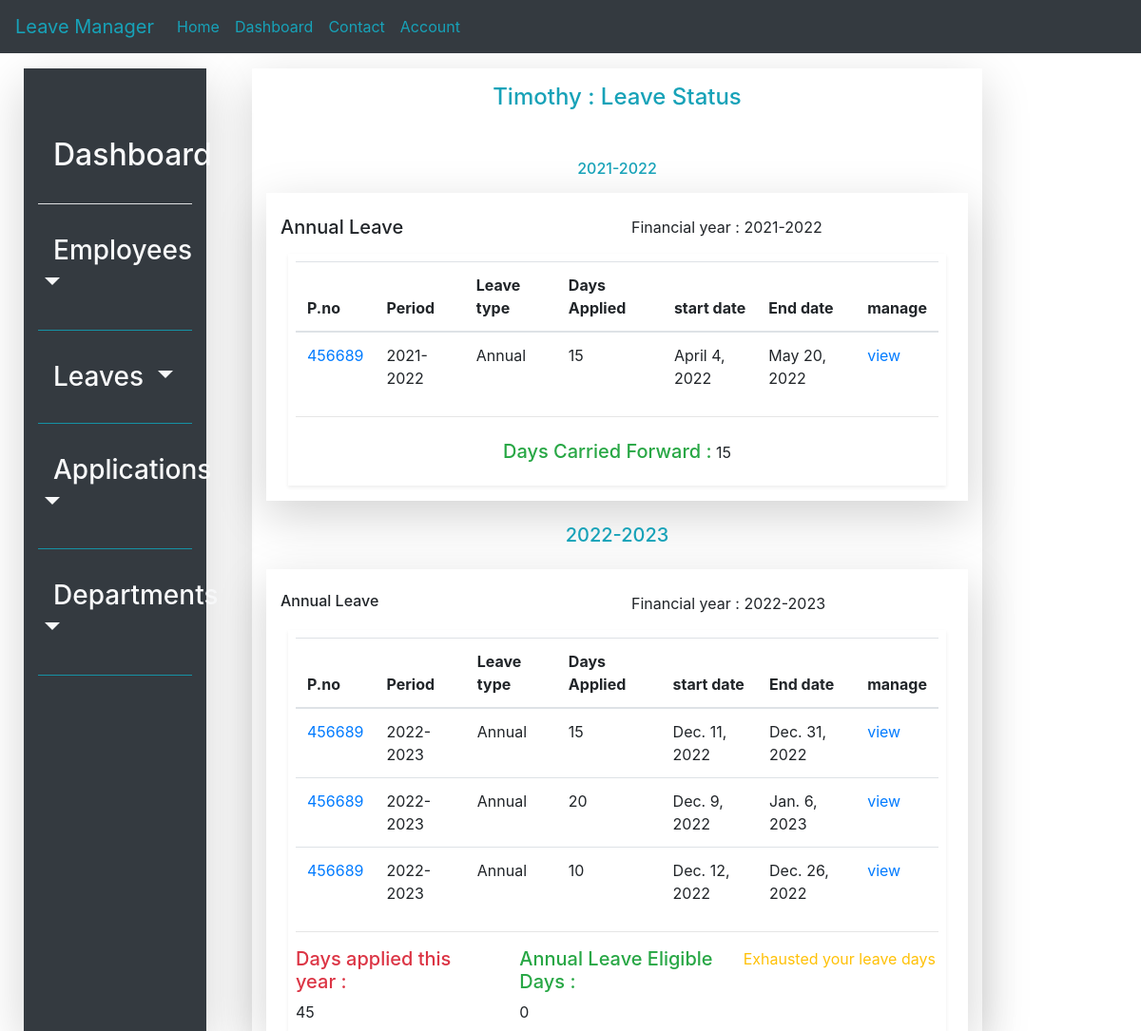
Page /leave/status/456689 on the committed database.
### leave_management_app/models.py (models this page shows, shortened)
class Employee(models.Model):
    emp_personal_no = models.CharField(max_length=20, primary_key=True)
    employee_firstname = models.CharField(max_length=20)
    employee_lastname = models.CharField(max_length=20)
    employee_email = models.EmailField()
    employee_department_id = models.ForeignKey(Department, on_delete=models.CASCADE, null=True)
    employee_designation = models.CharField(max_length=6)
    employee_gender = models.CharField(choices=gender, max_length=6)
    employee_category = models.CharField(choices=employee_category_list, max_length=10)
    date_created = models.DateTimeField(default=timezone.now)
    date_employed = models.DateField(default=timezone.now)
    is_active = models.BooleanField(default=True)

class Leave_application(models.Model):
    Applicant = models.ForeignKey(Employee, on_delete=models.CASCADE)
    financial_year = models.CharField(max_length=10)
    leave_type = models.ForeignKey(Leave_type, on_delete=models.CASCADE)
    medical_certificate = models.BooleanField(default=False)
    no_of_days_applied = models.IntegerField(default=30)
    leave_application_date = models.DateTimeField(default=timezone.now)
    leave_starting_date = models.DateField()
    leave_end_date = models.DateField()

class Leave_type(models.Model):
    leave_type_name = models.CharField(choices=leave_category_list, max_length=30)
    leave_duration = models.CharField(default='30/36 days', max_length=30)
    leave_type_description = models.TextField()
    def __str__(self):
        return self.leave_type_name

### leave_management_app/views.py (the view)
# urls.py: path('leave/status/<int:pk>', leaveStatusView, name='leave_status'),
def leaveStatusView(request, pk):
    leave_objects = Leave_type.objects.all()
    employee = Employee.objects.all()
    emp = Employee.objects.get(emp_personal_no=pk)
    year = current_financial_year
    previous_financialyear = previous_financial_year
    if emp.employee_category == "Aip":
        maximum_annual_leave_days = annual_leave_max_days_for_employees_above_ip
    else:
        maximum_annual_leave_days = annual_leave_max_days_for_civilian_and_below_ip_employees
    previous_year_applications = Leave_application.objects.filter(Q(Applicant_id=pk),
                                                                  Q(financial_year=previous_financial_year))
    total_days_applied_previous_year = sum([x.no_of_days_applied for x in previous_year_applications])
    if total_days_applied_previous_year == 0:
        total_days_carried_forward = maximum_annual_leave_days * 0.5
    else:
        total_days_carried_forward = maximum_annual_leave_days - total_days_applied_previous_year
    employee_current_year_applications = Leave_application.objects.filter(Q(Applicant_id=pk),
                                                                          Q(financial_year=current_financial_year))
    total_current_year_applied_days = sum([i.no_of_days_applied for i in employee_current_year_applications])
    annual_leave_eligible_days = sum([(maximum_annual_leave_days - total_current_year_applied_days),
                                      total_days_carried_forward])
    templatename = "leave_management_app/leavestatus.html"
    context = {'employee': employee, 'emp': emp, 'year': year, 'leave_objects': leave_objects,
               'previous_financialyear': previous_financialyear,
               'total_days_applied_previous_year': total_days_applied_previous_year,
               'employee_current_year_applications': employee_current_year_applications,
               'previous_year_applications': previous_year_applications,
               'total_days_carried_forward': total_days_carried_forward,
               'total_current_year_applied_days': total_current_year_applied_days,
               'annual_leave_eligible_days': annual_leave_eligible_days}
    return render(request, templatename, context)

### leave_management_app/templates/leave_management_app/leavestatus.html (shortened to what this page needs)
{%extends 'leave_management_app/base.html'%}
{%load crispy_forms_tags%}
{%block content%}
<div class="row p-4 mb-4"  style="height: 95vh; width: 100%; background-color: white; background-attachment: fixed;">
    {%block navbar%}
        {%include 'navigation/sidenav.html'%}
    {%endblock navbar%}
	<div class="col-lg-8 mt-3 ml-5 shadow-lg content-align-center">
		 <div class="py-3 text-center"><label class="text-info h4">{{emp.employee_firstname}} : Leave Status</label></div>
		<div class="container-fluid">
			<div class="py-2 text-center mt-3"><label class="text-info h6">{{previous_financialyear}}</label></div>
		  <div class="row shadow-lg justify-content-center">
			  <div class="col">
				<div class="row mt-3 pl-0 py-2">
                    <div class="col h5">Annual Leave</div>
                    <div class="col"><label>Financial year :</label> {{previous_financialyear}}</div>
                </div>
				  {%if total_days_applied_previous_year == 0%}
					<div class="py-3 text-center mt-3">
						<label class="text-muted h6">
							No leave application in <span class="h6">{{previous_financialyear}}</span>
						</label>
					</div>
				  	<hr>
					<div class="py-2 text-center">
						<label class="h6 text-success">Days Carried Forward :</label>
						{{total_days_carried_forward}}
					</div>
				  {%else%}
				   <div class="row ml-2 mr-2 mb-3">
						<div class="col-md-12 p-2 shadow-sm">
							<table class="table">
								<thead>
									<tr>
									  <th scope="col">P.no</th>
									  <th scope="col">Period</th>
									  <th scope="col">Leave type</th>
									  <th scope="col">Days Applied</th>
									  <th scope="col">start date</th>
									  <th scope="col">End date</th>
									  <th scope="col">manage</th>
									</tr>
							  </thead>
							  <tbody>
							   {%for application in previous_year_applications %}
									<tr>
									  <td><a href="#">{{application.Applicant_id}}</a></td>
										<td>{{application.financial_year}}</td>
										<td>{{application.leave_type}}</td>
										<td>{{application.no_of_days_applied}}</td>
									  <td>{{application.leave_starting_date}}</td>
									  <td>{{application.leave_end_date}}</td>
									   <td><a class="" href="{%url 'leave_application_detail' application.id%}">view</a></td>
									</tr>
							   {% endfor %}
							  </tbody>
							</table>
							<hr>
							<div class="py-2 text-center">
								<label class="h5 text-success">Days Carried Forward :</label>
								{{total_days_carried_forward}}
							</div>
						</div>
				   </div>
				  {%endif%}
			  </div>
		  </div>
			<div class="py-2 text-center mt-3"><label class="text-info h5">{{year}}</label></div>
		   <div class="row shadow-lg justify-content-center mt-2">
			  <div class="col">
				  <div class="row py-2 mt-3 pl-0">
                    <div class="col h6">Annual Leave</div>
                    <div class="col"><label>Financial year :</label> {{year}}</div>
                </div>
				  {%if total_current_year_applied_days == 0%}
					<div class="py-3 text-center mt-3">
						<label class="text-muted h6">
							No leave application in <span class="h6">{{year}}</span>
						</label>
					</div>
				  	<hr>
					<div class="py-2 text-center">
						<label class="h6 text-danger">Days applied this year : </label>
						{{total_current_year_applied_days}}
					</div>
					<div class="py-2 text-center">
						<label class="h6 text-success">Leave Eligible Days :</label>
						{{annual_leave_eligible_days}}
					</div>
				  {%else%}
				   <div class="row ml-2 mr-2">
						<div class="col-md-12 p-2 shadow-sm">
							<table class="table">
								<thead>
									<tr>
									  <th scope="col">P.no</th>
									  <th scope="col">Period</th>
									  <th scope="col">Leave type</th>
									  <th scope="col">Days Applied</th>
									  <th scope="col">start date</th>
									  <th scope="col">End date</th>
									  <th scope="col">manage</th>
									</tr>
							  </thead>
							  <tbody>
							   {%for application in employee_current_year_applications%}
									<tr>
									  <td><a href="#">{{application.Applicant_id}}</a></td>
										<td>{{application.financial_year}}</td>
										<td>{{application.leave_type}}</td>
										<td>{{application.no_of_days_applied}}</td>
									  <td>{{application.leave_starting_date}}</td>
									  <td>{{application.leave_end_date}}</td>
									   <td><a class="" href="{%url 'leave_application_detail' application.id%}">view</a></td>
									</tr>
							   {% endfor %}
							  </tbody>
							</table>
							{%endif%}
							<hr>
							<div class="row">
									<div class="col-md-4">
										<label class="h5 text-danger">Days applied this year :</label>
										{{total_current_year_applied_days}}
									</div>
									<div class="col-md-4">
										<label class="h5 text-success">Annual Leave Eligible Days : </label>
										{{annual_leave_eligible_days}}
									</div>
									{%if annual_leave_eligible_days > 0%}
									<div class="col-md-4">
										<a class="btn btn-success" href="{%url 'create_application' emp.emp_personal_no%}">Apply </a>
									</div>
									{%else%}
									<div class="col-md-4">
										<label class="text-warning">Exhausted your leave days</label>
									</div>
									{%endif%}
							</div>
						</div>
				   </div>
			  </div>
		  </div>
        </div>
    </div>
</div>
{%endblock content%}

### rows in the picture
Employee: employee_firstname "Timothy"
Leave_application: Applicant_id "456689", financial_year "2021-2022", leave_type "Annual", no_of_days_applied "15", leave_starting_date "April 4, 2022", leave_end_date "May 20, 2022"
Leave_application: Applicant_id "456689", financial_year "2022-2023", leave_type "Annual", no_of_days_applied "15", leave_starting_date "Dec. 11, 2022", leave_end_date "Dec. 31, 2022"
Leave_application: Applicant_id "456689", financial_year "2022-2023", leave_type "Annual", no_of_days_applied "20", leave_starting_date "Dec. 9, 2022", leave_end_date "Jan. 6, 2023"
Leave_application: Applicant_id "456689", financial_year "2022-2023", leave_type "Annual", no_of_days_applied "10", leave_starting_date "Dec. 12, 2022", leave_end_date "Dec. 26, 2022"

### other values in the picture
{{ previous_financialyear }} "2021-2022"
{{ total_days_carried_forward }} "15"
{{ year }} "2022-2023"
{{ total_current_year_applied_days }} "45"
{{ annual_leave_eligible_days }} "0"
